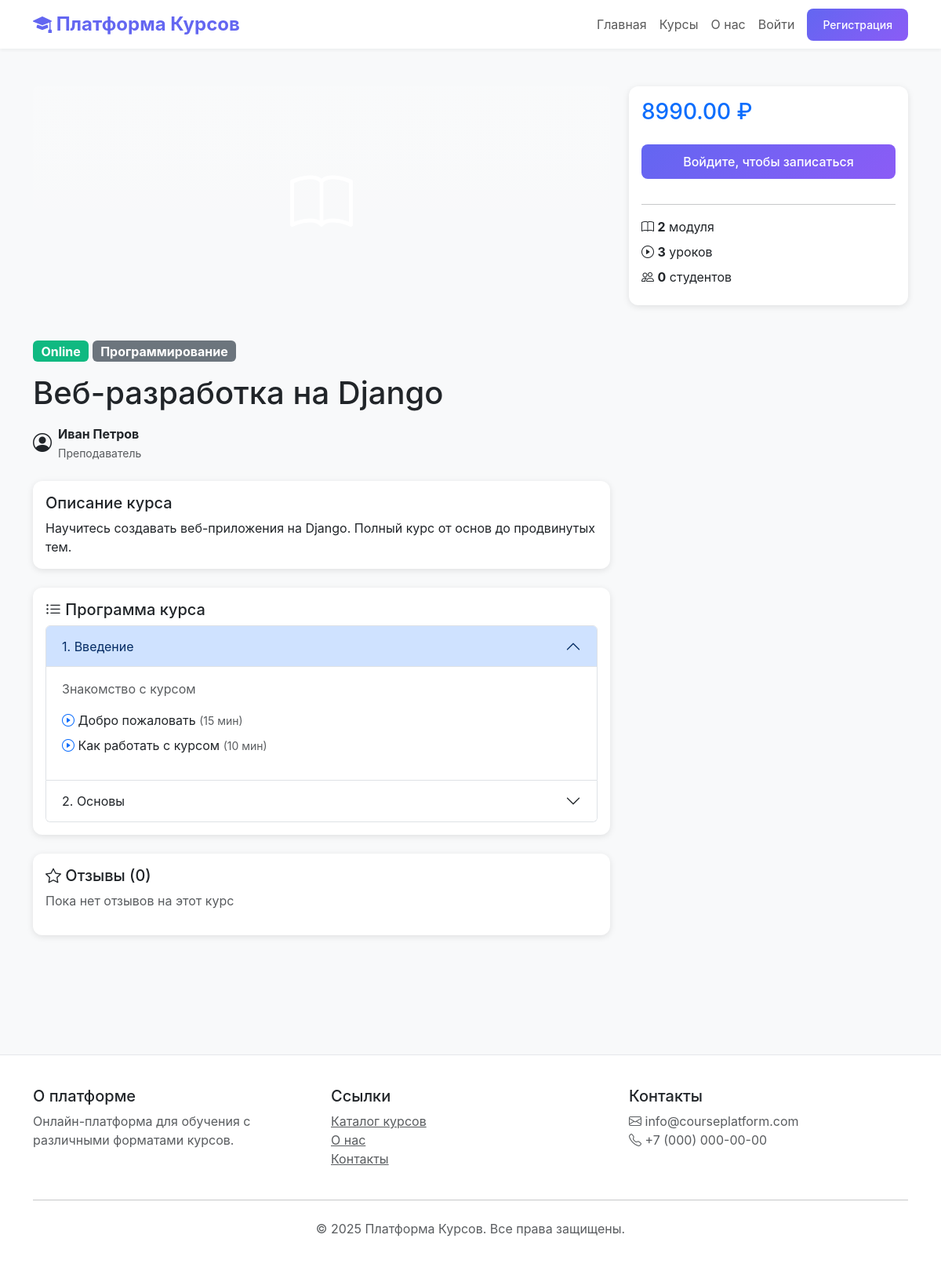
The page /courses/django-web-development/ on the database as committed earlier.
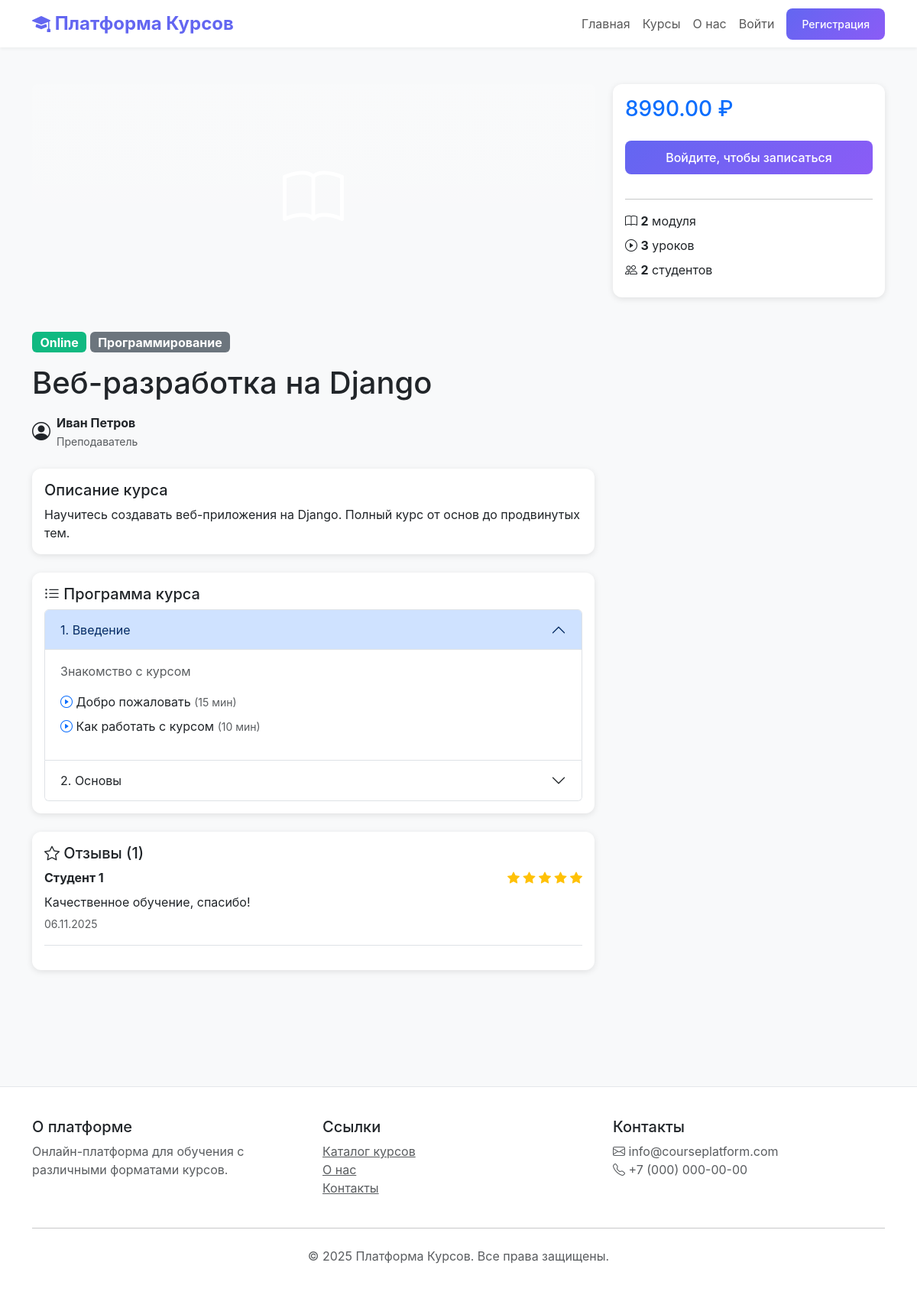
The same page on the database as committed later.
### courses/models.py (models this page shows, shortened)
class Module(models.Model):
    course = models.ForeignKey(Course, on_delete=models.CASCADE, related_name='modules')
    title = models.CharField(max_length=200)
    description = models.TextField(blank=True)
    order = models.PositiveIntegerField(default=0)
    class Meta:
        ordering = ['order']

class Lesson(models.Model):
    module = models.ForeignKey(Module, on_delete=models.CASCADE, related_name='lessons')
    title = models.CharField(max_length=200)
    content = models.TextField()
    video_url = models.URLField(blank=True)
    video_file = models.FileField(upload_to='lessons/videos/', blank=True, null=True)
    order = models.PositiveIntegerField(default=0)
    duration = models.PositiveIntegerField(help_text='Duration in minutes', null=True, blank=True)
    class Meta:
        ordering = ['order']

class Review(models.Model):
    course = models.ForeignKey(Course, on_delete=models.CASCADE, related_name='reviews')
    user = models.ForeignKey(settings.AUTH_USER_MODEL, on_delete=models.CASCADE)
    rating = models.PositiveIntegerField(choices=[(i, i) for i in range(1, 6)])
    comment = models.TextField()
    created_at = models.DateTimeField(auto_now_add=True)
    class Meta:
        unique_together = ['course', 'user']

### users/models.py (models this page shows, shortened)
class User(AbstractUser):
    ROLE_CHOICES = (
        ('student', 'Student'),
        ('instructor', 'Instructor'),
        ('admin', 'Administrator'),
    )
    role = models.CharField(max_length=20, choices=ROLE_CHOICES, default='student')
    phone = models.CharField(max_length=20, blank=True)
    bio = models.TextField(blank=True)
    avatar = models.ImageField(upload_to='avatars/', blank=True, null=True)
    email_verified = models.BooleanField(default=False)
    created_at = models.DateTimeField(auto_now_add=True)
    updated_at = models.DateTimeField(auto_now=True)
    class Meta:
        db_table = 'users'
        verbose_name = 'User'
        verbose_name_plural = 'Users'

### courses/template_views.py (the view, shortened to what this page needs)
# urls.py: path('courses/<slug:slug>/', course_detail_view, name='course_detail'),
def course_detail_view(request, slug):
    course = get_object_or_404(Course, slug=slug, is_published=True)
    modules = course.modules.prefetch_related('lessons').all()
    reviews = course.reviews.select_related('user').all()
    is_enrolled = False
    enrollment = None
    user_review = None
    lessons_count = Lesson.objects.filter(module__course=course).count()
    enrollments_count = course.enrollments.count()
    context = {
        'course': course,
        'modules': modules,
        'reviews': reviews,
        'is_enrolled': is_enrolled,
        'enrollment': enrollment,
        'user_review': user_review,
        'lessons_count': lessons_count,
        'enrollments_count': enrollments_count,
    }
    return render(request, 'courses/course_detail.html', context)

### courses/context_processors.py (called while the page is built)
def notifications(request):
    if request.user.is_authenticated:
        unread_count = Notification.objects.filter(
            user=request.user,
            is_read=False
        ).count()
        return {'unread_notifications_count': unread_count}
    return {'unread_notifications_count': 0}

### templates/courses/course_detail.html (shortened to what the changed rows need)
{% extends 'base.html' %}
{% block content %}
<div class="container py-5">
    <div class="row">
        <div class="col-lg-8">
            <h1 class="mb-3">{{ course.title }}</h1>
            {% if modules %}
            <div class="card mb-4">
                <div class="card-body">
                    <div class="accordion" id="modulesAccordion">
                        {% for module in modules %}
                        <div class="accordion-item">
                            <h2 class="accordion-header">
                                <button class="accordion-button {% if not forloop.first %}collapsed{% endif %}" type="button"
                                        data-bs-toggle="collapse" data-bs-target="#module{{ module.id }}">
                                    {{ forloop.counter }}. {{ module.title }}
                                </button>
                            </h2>
                            <div id="module{{ module.id }}" class="accordion-collapse collapse {% if forloop.first %}show{% endif %}"
                                 data-bs-parent="#modulesAccordion">
                                <div class="accordion-body">
                                    <p class="text-muted">{{ module.description }}</p>
                                    <ul class="list-unstyled">
                                        {% for lesson in module.lessons.all %}
                                        <li class="mb-2">
                                            <i class="bi bi-play-circle text-primary"></i> {{ lesson.title }}
                                            {% if lesson.duration %}
                                            <small class="text-muted">({{ lesson.duration }} мин)</small>
                                            {% endif %}
                                        </li>
                                        {% endfor %}
                                    </ul>
                                </div>
                            </div>
                        </div>
                        {% endfor %}
                    </div>
                </div>
            </div>
            {% endif %}
            <div class="card mb-4">
                <div class="card-body">
                    <h5 class="card-title"><i class="bi bi-star"></i> Отзывы ({{ reviews.count }})</h5>
                    {% if reviews %}
                        {% for review in reviews %}
                        <div class="border-bottom pb-3 mb-3">
                            <div class="d-flex justify-content-between align-items-center mb-2">
                                <strong>{{ review.user.get_full_name|default:review.user.username }}</strong>
                                <div>
                                    {% for i in "12345" %}
                                    <i class="bi bi-star{% if forloop.counter <= review.rating %}-fill{% endif %} text-warning"></i>
                                    {% endfor %}
                                </div>
                            </div>
                            <p class="mb-1">{{ review.comment }}</p>
                            <small class="text-muted">{{ review.created_at|date:"d.m.Y" }}</small>
                        </div>
                        {% endfor %}
                    {% else %}
                        <p class="text-muted">Пока нет отзывов на этот курс</p>
                    {% endif %}
                </div>
            </div>
        </div>
        <div class="col-lg-4">
            <div class="card sticky-top" style="top: 20px;">
                <div class="card-body">
                    <div class="mb-2">
                        <i class="bi bi-people"></i>
                        <strong>{{ enrollments_count }}</strong> студентов
                    </div>
                </div>
            </div>
        </div>
    </div>
</div>
{% endblock %}

Rows that differ between the two databases and show on the page:
added Review: user.get_full_name "Студент 1", rating 5 (drawn), comment "Качественное обучение, спасибо!", created_at "06.11.2025"
Other text that changed with them:
{{ reviews.count }}: "0" → "1"
{{ enrollments_count }}: "0" → "2"
text no longer shown: "Пока нет отзывов на этот курс"
